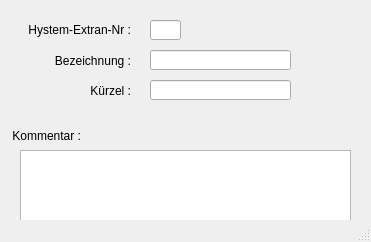
<?xml version="1.0" encoding="UTF-8"?>
<ui version="4.0">
 <class>MainWindow</class>
 <widget class="QMainWindow" name="MainWindow">
  <property name="geometry">
   <rect>
    <x>0</x>
    <y>0</y>
    <width>371</width>
    <height>242</height>
   </rect>
  </property>
  <property name="windowTitle">
   <string>MainWindow</string>
  </property>
  <property name="layoutDirection">
   <enum>Qt::LeftToRight</enum>
  </property>
  <widget class="QWidget" name="centralwidget">
   <widget class="QLabel" name="label">
    <property name="geometry">
     <rect>
      <x>10</x>
      <y>20</y>
      <width>121</width>
      <height>21</height>
     </rect>
    </property>
    <property name="text">
     <string>&lt;html&gt;&lt;head/&gt;&lt;body&gt;&lt;p align=&quot;right&quot;&gt;Hystem-Extran-Nr :&lt;/p&gt;&lt;/body&gt;&lt;/html&gt;</string>
    </property>
    <property name="alignment">
     <set>Qt::AlignRight|Qt::AlignTrailing|Qt::AlignVCenter</set>
    </property>
   </widget>
   <widget class="QLabel" name="label_2">
    <property name="geometry">
     <rect>
      <x>10</x>
      <y>50</y>
      <width>121</width>
      <height>21</height>
     </rect>
    </property>
    <property name="text">
     <string>Bezeichnung :</string>
    </property>
    <property name="alignment">
     <set>Qt::AlignRight|Qt::AlignTrailing|Qt::AlignVCenter</set>
    </property>
   </widget>
   <widget class="QLineEdit" name="he_nr">
    <property name="enabled">
     <bool>true</bool>
    </property>
    <property name="geometry">
     <rect>
      <x>150</x>
      <y>20</y>
      <width>31</width>
      <height>20</height>
     </rect>
    </property>
    <property name="layoutDirection">
     <enum>Qt::RightToLeft</enum>
    </property>
    <property name="autoFillBackground">
     <bool>false</bool>
    </property>
    <property name="text">
     <string/>
    </property>
    <property name="frame">
     <bool>true</bool>
    </property>
   </widget>
   <widget class="QLineEdit" name="bezeichnung">
    <property name="geometry">
     <rect>
      <x>150</x>
      <y>50</y>
      <width>141</width>
      <height>20</height>
     </rect>
    </property>
    <property name="text">
     <string/>
    </property>
   </widget>
   <widget class="QLabel" name="label_3">
    <property name="geometry">
     <rect>
      <x>10</x>
      <y>80</y>
      <width>121</width>
      <height>21</height>
     </rect>
    </property>
    <property name="text">
     <string>Kürzel :</string>
    </property>
    <property name="alignment">
     <set>Qt::AlignRight|Qt::AlignTrailing|Qt::AlignVCenter</set>
    </property>
   </widget>
   <widget class="QLineEdit" name="kuerzel">
    <property name="geometry">
     <rect>
      <x>150</x>
      <y>80</y>
      <width>141</width>
      <height>20</height>
     </rect>
    </property>
    <property name="text">
     <string/>
    </property>
   </widget>
   <widget class="QLabel" name="label_4">
    <property name="geometry">
     <rect>
      <x>10</x>
      <y>125</y>
      <width>71</width>
      <height>21</height>
     </rect>
    </property>
    <property name="text">
     <string>Kommentar :</string>
    </property>
    <property name="alignment">
     <set>Qt::AlignRight|Qt::AlignTrailing|Qt::AlignVCenter</set>
    </property>
   </widget>
   <widget class="QTextEdit" name="bemerkung">
    <property name="geometry">
     <rect>
      <x>20</x>
      <y>150</y>
      <width>331</width>
      <height>71</height>
     </rect>
    </property>
   </widget>
  </widget>
  <widget class="QStatusBar" name="statusbar"/>
 </widget>
 <resources/>
 <connections/>
</ui>
